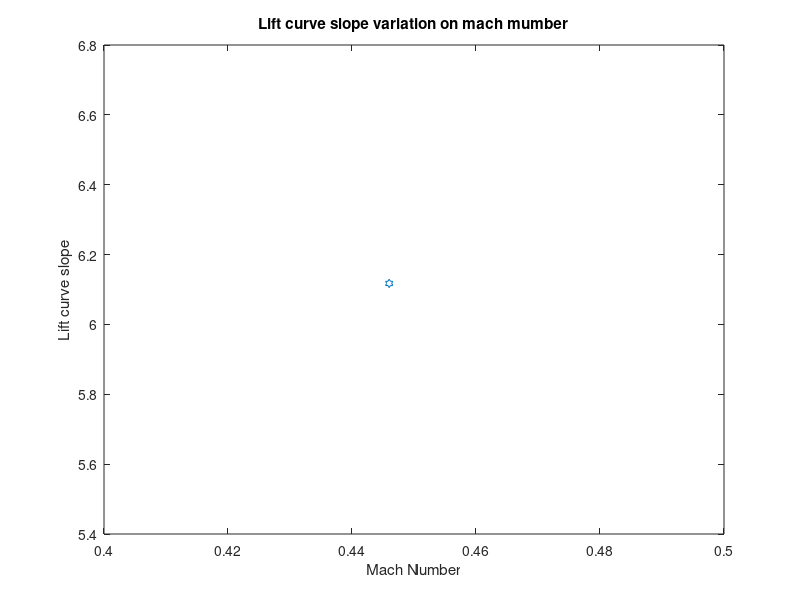

MATLAB code for this plot:
% finding the clmax of the flight 
%variables 
M=0.446 %linspace(0.1,1,10);
beta = sqrt(1-M.^2)
eta= 0.95;
d= 5.2788; b=33.19;
F= 1.07*(1+d/b)^2;
sweepmax= 0;
AR= 8;
S_exposed=	747.95717 %m2
S_ref=899.092097 %m2
Clalphaslop=((2*pi*AR)./(2+sqrt(((4+AR^2*beta.^2)/eta^2).*(1+((tan(sweepmax)^2))./beta.^2)))).*(S_exposed/S_ref)*F
plot(M,Clalphaslop,'h-')
xlabel('Mach Number')
ylabel('Lift curve slope')
title('Lift curve slope variation on mach mumber') 